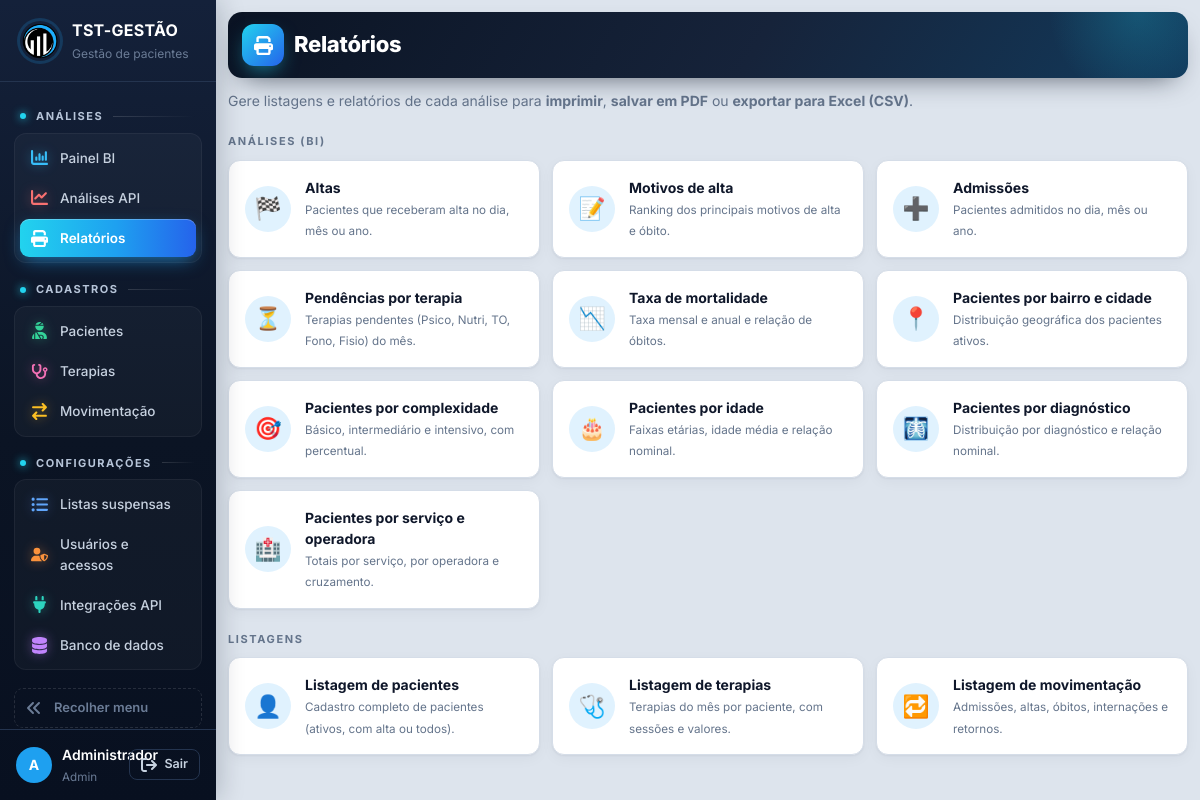
Page /relatorios (signed in) on the committed database.
### tables this page shows
CREATE TABLE usuarios (
    id INTEGER PRIMARY KEY AUTOINCREMENT,
    usuario TEXT NOT NULL UNIQUE COLLATE NOCASE,
    nome TEXT NOT NULL,
    senha_hash TEXT NOT NULL,
    nivel TEXT NOT NULL DEFAULT 'consulta',
    ativo INTEGER NOT NULL DEFAULT 1,
    trocar_senha INTEGER NOT NULL DEFAULT 0
);

### tst_gestao/app.py (the view)
    @app.route("/relatorios")
    def relatorios():
        return render_template("relatorios.html", ativa="relatorios", grupos=rel.agrupados())

### tst_gestao/banco.py (called while the page is built, shortened)
def cfg_padrao() -> dict:
    return {"motor": "sqlite"}

def ler_config() -> dict:
    env = os.environ.get("TST_DB_MOTOR")
    if env == "sqlite":
        return cfg_padrao()
    try:
        mtime = CONFIG_PATH.stat().st_mtime_ns
    except OSError:
        return cfg_padrao()

def abrir(cfg: dict | None = None, *, banco_mestre: bool = False) -> Conexao:
    cfg = cfg or ler_config()
    motor = cfg.get("motor", "sqlite")
    if motor == "sqlite":
        arquivo = Path(cfg.get("arquivo") or DB_PATH)
        arquivo.parent.mkdir(parents=True, exist_ok=True)
        raw = sqlite3.connect(arquivo, timeout=15)
        raw.row_factory = sqlite3.Row
        raw.execute("PRAGMA foreign_keys = ON")
        return Conexao(raw, "sqlite")

def conectar() -> Conexao:
    return abrir(ler_config())

    def execute(self, sql: str, params=()):
        if self.motor == "sqlite":
            return self.raw.execute(sql, params)
        return Cursor(self).executar(sql, params)

    def commit(self):
        self.raw.commit()

    def close(self):
        try:
            self.raw.close()
        except Exception:
            pass

    def __enter__(self):
        return self

    def __exit__(self, tipo, valor, tb):
        try:
            self.rollback() if tipo else self.commit()
        finally:
            self.close()
        return False

### tst_gestao/db.py (called while the page is built)
def connect() -> Conexao:
    return conectar()

### tst_gestao/relatorios.py (called while the page is built)
def agrupados() -> dict[str, list[tuple[str, dict]]]:
    grupos: dict[str, list] = {}
    for slug, r in REL.items():
        grupos.setdefault(r["grupo"], []).append((slug, r))
    return grupos

### tst_gestao/templates/relatorios.html (shortened to what this page needs)
{% extends "base.html" %}
{% block cabecalho %}Relatórios{% endblock %}
{% block conteudo %}
<p class="rel-intro">Gere listagens e relatórios de cada análise para <b>imprimir</b>, <b>salvar em PDF</b> ou <b>exportar para Excel (CSV)</b>.</p>
{% for grupo, itens in grupos.items() %}
<h2 class="rel-grupo">{{ grupo }}</h2>
<div class="rel-cards">
  {% for slug, r in itens %}
  <a class="rel-card" href="{{ url_for('relatorio', slug=slug) }}">
    <span class="rel-ico">{{ r.icone }}</span>
    <span><b>{{ r.titulo }}</b><small>{{ r.descr }}</small></span>
  </a>
  {% endfor %}
</div>
{% endfor %}
{% endblock %}

### tst_gestao/templates/base.html (shortened to what this page needs)
<!doctype html>
<html lang="pt-BR">
<head>
<link rel="stylesheet" href="{{ url_for('static', filename='app.css') }}">
</head>
<body>
{% set COR_IC = {'evolucao': '#f87171', 'bi': '#38bdf8', 'relatorios': '#a78bfa', 'pacientes': '#34d399', 'terapias': '#f472b6', 'movimentacao': '#fbbf24', 'listas': '#60a5fa', 'usuarios': '#fb923c', 'integracoes': '#2dd4bf', 'banco': '#c084fc'} %}
{% macro item(rota, chave, icone, texto) %}<a href="{{ rota }}" class="{{ 'on' if ativa == chave }}" data-tip="{{ texto }}" style="--ic:{{ COR_IC.get(icone, '#94a3b8') }}"><svg class="ic"><use href="#i-{{ icone }}"/></svg><span class="tx">{{ texto }}</span></a>{% endmacro %}
{% set grupo = {'dashboard': 'Análises', 'analises': 'Análises', 'relatorios': 'Análises', 'pacientes': 'Cadastros', 'terapias': 'Cadastros', 'movimentacao': 'Cadastros',
  'listas': 'Configurações', 'usuarios': 'Configurações', 'integracoes': 'Configurações', 'banco': 'Configurações', 'perfil': 'Minha conta'} %}
<aside class="sidebar">
  <div class="brand"><img src="{{ url_for('static', filename='logo.png') }}" alt="TST"><div class="tx"><strong>TST-GESTÃO</strong><small>Gestão de pacientes</small></div></div>
  <nav>
    <span class="nav-sec">Análises</span>
    <div class="nav-grupo">
    {{ item(url_for('index'), 'dashboard', 'bi', 'Painel BI') }}
    {{ item(url_for('analises'), 'analises', 'evolucao', 'Análises API') }}
    {{ item(url_for('relatorios'), 'relatorios', 'relatorios', 'Relatórios') }}
    </div>
    <span class="nav-sec">Cadastros</span>
    <div class="nav-grupo">
    {{ item(url_for('cadastro', ent='pacientes'), 'pacientes', 'pacientes', 'Pacientes') }}
    {{ item(url_for('cadastro', ent='terapias'), 'terapias', 'terapias', 'Terapias') }}
    {{ item(url_for('cadastro', ent='movimentacao'), 'movimentacao', 'movimentacao', 'Movimentação') }}
    </div>
    {% if nivel >= 3 %}<span class="nav-sec">Configurações</span>
    <div class="nav-grupo">
    {{ item(url_for('listas'), 'listas', 'listas', 'Listas suspensas') }}
    {% if nivel >= 4 %}{{ item(url_for('usuarios'), 'usuarios', 'usuarios', 'Usuários e acessos') }}
    {{ item(url_for('integracoes'), 'integracoes', 'integracoes', 'Integrações API') }}
    {{ item(url_for('pagina_banco'), 'banco', 'banco', 'Banco de dados') }}{% endif %}
    </div>{% endif %}
    <button type="button" class="recolher" id="btn-recolher" data-tip="Expandir menu"><svg class="ic"><use href="#i-recolher"/></svg><span class="tx">Recolher menu</span></button>
  </nav>
  <div class="userbox">
    <a href="{{ url_for('perfil') }}" class="{{ 'on' if ativa == 'perfil' }}" title="Meu perfil"><span class="avatar">{{ usuario['nome'][:1]|upper }}</span><span class="tx"><b>{{ usuario['nome'] }}</b><small>{{ usuario['nivel']|capitalize }}</small></span></a>
    <form method="post" action="{{ url_for('logout') }}"><input type="hidden" name="csrf_token" value="{{ csrf_token }}"><button class="btn ghost sm" type="submit" title="Sair do sistema"><svg class="ic"><use href="#i-sair"/></svg><span class="tx">Sair</span></button></form>
  </div>
</aside>
<main class="content">
  {% set ic_pag = {'dashboard': 'bi', 'analises': 'evolucao', 'perfil': 'perfil'}.get(ativa, ativa) %}
  {% block topo %}<header class="bi-topo topo-pag"><div class="bt-tit"><i class="bt-ic"><svg class="ic"><use href="#i-{{ ic_pag or 'bi' }}"/></svg></i><h1>{% block cabecalho %}{% endblock %}</h1></div></header>{% endblock %}
  {% block conteudo %}{% endblock %}
</main>
</body>
</html>

### rows in the picture
usuarios: nome "A", nome "Administrador", nivel "Admin"

### other values in the picture
{{ texto }} "Painel BI Análises API Relatórios Pacientes Terapias Movimentação Listas suspensas Usuários e acessos Integrações API Banco de dados"
{{ grupo }} "ANÁLISES (BI)" "LISTAGENS"
{{ r.icone }} "🏁" "📝" "➕" "⏳" "📉" "📍" "🎯" "🎂" "🩻" "🏥" "👤" "🩺" "🔁"
{{ r.titulo }} "Altas" "Motivos de alta" "Admissões" "Pendências por terapia" "Taxa de mortalidade" "Pacientes por bairro e cidade" "Pacientes por complexidade" "Pacientes por idade" "Pacientes por diagnóstico" "Pacientes por serviço e operadora" "Listagem de pacientes" "Listagem de terapias" "Listagem de movimentação"
{{ r.descr }} "Pacientes que receberam alta no dia, mês ou ano." "Ranking dos principais motivos de alta e óbito." "Pacientes admitidos no dia, mês ou ano." "Terapias pendentes (Psico, Nutri, TO, Fono, Fisio) do mês." "Taxa mensal e anual e relação de óbitos." "Distribuição geográfica dos pacientes ativos." "Básico, intermediário e intensivo, com percentual." "Faixas etárias, idade média e relação nominal." "Distribuição por diagnóstico e relação nominal." "Totais por serviço, por operadora e cruzamento." "Cadastro completo de pacientes (ativos, com alta ou todos)." "Terapias do mês por paciente, com sessões e valores." "Admissões, altas, óbitos, internações e retornos."
